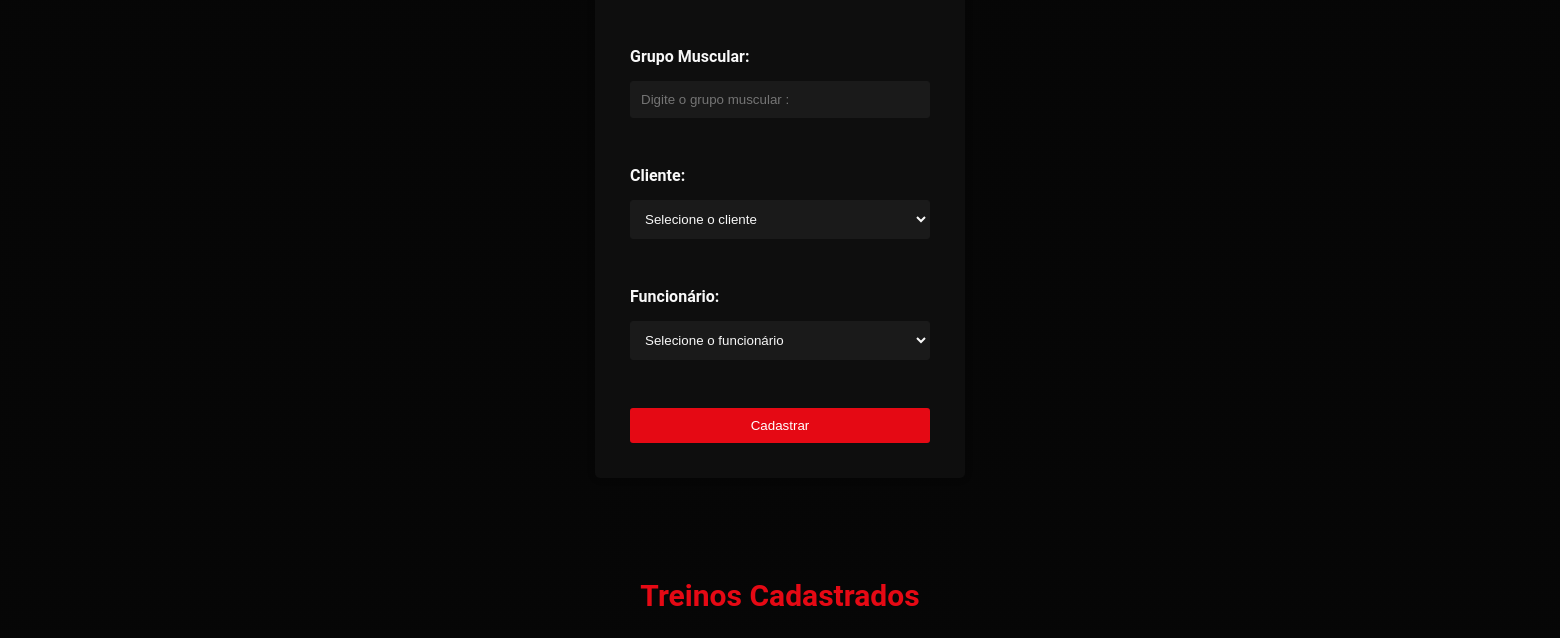
Before: /php/funcionario.php (signed in, lower part) with the older database file.
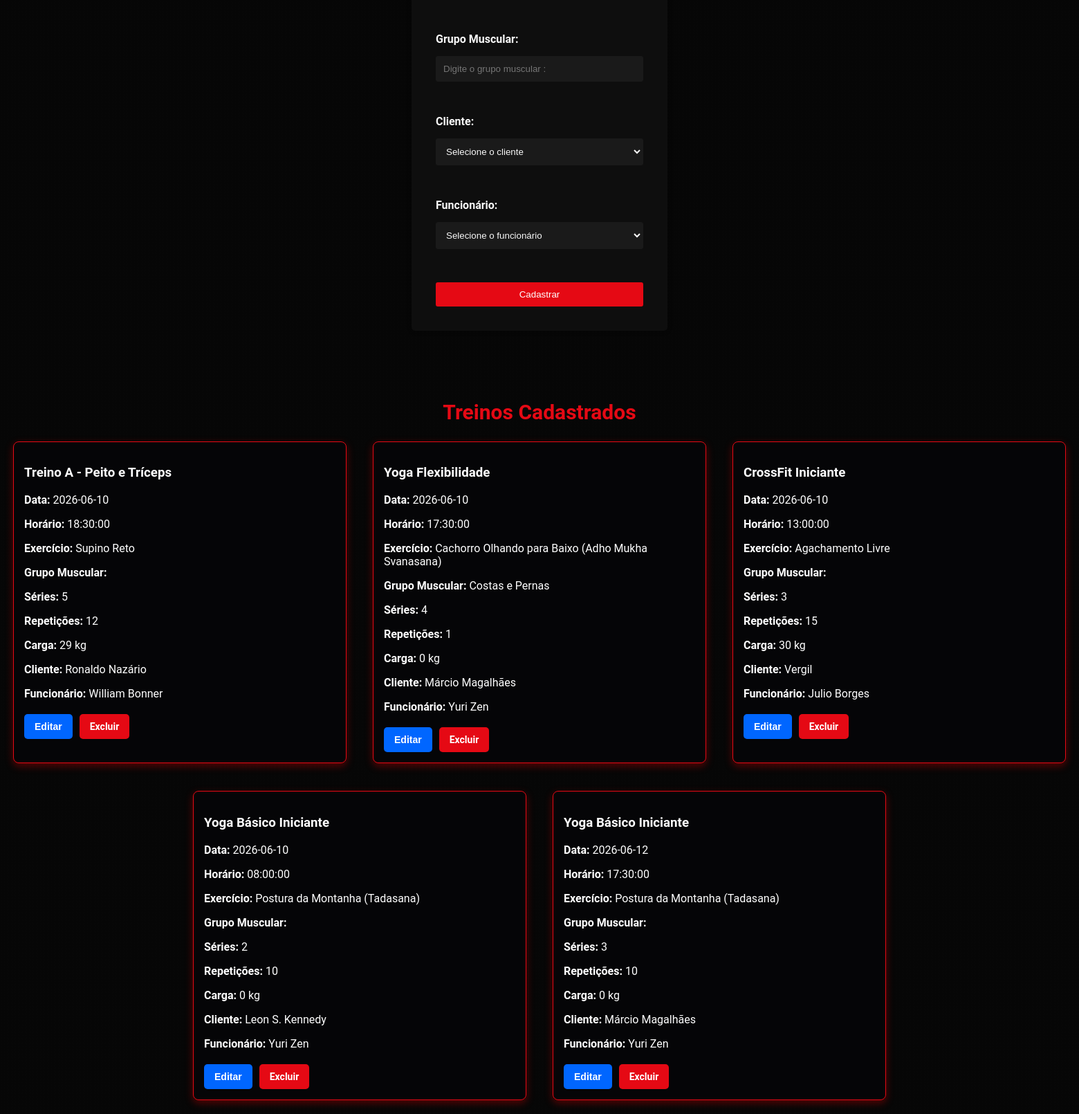
After: the same page with the newer database file.
### tables this page shows
CREATE TABLE `treinos` (
  `id_treino` int NOT NULL,
  `id_cliente` int NOT NULL,
  `id_funcionario` int NOT NULL,
  `data_inicio` date NOT NULL,
  `nome_treino` varchar(50) DEFAULT NULL,
  `horario` time NOT NULL
);

CREATE TABLE `cliente` (
  `id_cliente` int NOT NULL,
  `nome` varchar(255) NOT NULL,
  `cpf` varchar(14) NOT NULL,
  `data_nascimento` date NOT NULL,
  `telefone` varchar(20) DEFAULT NULL,
  `email` varchar(255) NOT NULL,
  `genero` varchar(20) NOT NULL,
  `modalidade` varchar(100) DEFAULT NULL,
  `id_endereco` int NOT NULL,
  `foto` mediumblob
);

### php/funcionario.php (the view, shortened to what the changed rows need)
<!DOCTYPE html>
<html lang="pt-br">
<head>
    <link href="../mobile.css" rel="stylesheet">
    <link rel="stylesheet" href="css/login.css">
    <link rel="stylesheet" href="css/treinos.css">
</head>
<body>
    <?php
    require "conecta.php";
    ?>
    <main class="main-funcionario">
        <h2>Treinos Cadastrados</h2>
        <div class="treinos-container">
            <?php
            $sql = "SELECT
                treinos.id_treino,
                treinos.nome_treino,
                treinos.data_inicio,
                treinos.horario,
                cliente.id_cliente,
                funcionário.id_funcionario,
                treinos_exercícios.id_treino_exercicio,
                exercícios.id_exercicio,
                exercícios.nome AS nome_exercicio,
                exercícios.grupo_muscular,
                treinos_exercícios.series,
                treinos_exercícios.repeticoes,
                treinos_exercícios.carga,
                cliente.nome AS nome_cliente,
                funcionário.nome AS nome_funcionario
            FROM treinos
            JOIN cliente
            ON treinos.id_cliente = cliente.id_cliente
            JOIN funcionário
            ON treinos.id_funcionario = funcionário.id_funcionario
            JOIN treinos_exercícios
            ON treinos.id_treino = treinos_exercícios.id_treino
            JOIN exercícios
            ON treinos_exercícios.id_exercicio = exercícios.id_exercicio;";
            $stmt = $pdo->prepare($sql);
            $stmt->execute();
            $treinos = $stmt->fetchAll(PDO::FETCH_ASSOC);
            foreach ($treinos as $treino) {
                echo "<div class='treino-container'>";
                echo "<div class='treino-item'>";
                echo "<h3>" . htmlspecialchars($treino['nome_treino']) . "</h3>";
                echo "<p><strong>Data:</strong> " . htmlspecialchars($treino['data_inicio']) . "</p>";
                echo "<p><strong>Horário:</strong> " . htmlspecialchars($treino['horario']) . "</p>";
                echo "<p><strong>Exercício:</strong> " . htmlspecialchars($treino['nome_exercicio']) . "</p>";
                echo "<p><strong>Grupo Muscular:</strong> " . htmlspecialchars($treino['grupo_muscular']) . "</p>";
                echo "<p><strong>Séries:</strong> " . htmlspecialchars($treino['series']) . "</p>";
                echo "<p><strong>Repetições:</strong> " . htmlspecialchars($treino['repeticoes']) . "</p>";
                echo "<p><strong>Carga:</strong> " . htmlspecialchars($treino['carga']) . " kg</p>";
                echo "<p><strong>Cliente:</strong> " . htmlspecialchars($treino['nome_cliente']) . "</p>";
                echo "<p><strong>Funcionário:</strong> " . htmlspecialchars($treino['nome_funcionario']) . "</p>";
                echo "<div class='acoes'>";
                echo "<button
                    type='button'
                    class='btn-editar'
                    onclick='abrirModal(
                        " . $treino['id_treino'] . ",
                        " . $treino['id_treino_exercicio'] . ",
                        `" . htmlspecialchars($treino['nome_treino'], ENT_QUOTES) . "`,
                        `" . $treino['data_inicio'] . "`,
                        `" . $treino['horario'] . "`,
                        " . $treino['series'] . ",
                        " . $treino['repeticoes'] . ",
                        " . $treino['carga'] . ",
                        " . $treino['id_cliente'] . ",
                        " . $treino['id_funcionario'] . ",
                        " . $treino['id_exercicio'] . "
                    )'>
                    Editar
                </button>";
                echo "<a
                    href='excluir_treino.php?id=" . $treino['id_treino'] . "'
                    class='btn-excluir'
                    onclick=\"return confirm('Deseja excluir este treino?')\">
                    Excluir
                </a>";
                echo "</div>";
                echo "</div>";
                echo "</div>";
            }
            ?>
    </main>
</body>
</html>

Changed rows visible on the page:
added treinos: nome_treino "Treino A - Peito e Tríceps", data_inicio "2026-06-10", horario "18:30:00", exercícios.nome "Supino Reto", treinos_exercícios.series "5", treinos_exercícios.repeticoes "12", treinos_exercícios.carga "29", id_cliente.nome "Ronaldo Nazário", id_funcionario.nome "William Bonner"
added treinos: nome_treino "Yoga Flexibilidade", data_inicio "2026-06-10", horario "17:30:00", exercícios.nome "Cachorro Olhando para Baixo (Adho Mukha Svanasana)", exercícios.grupo_muscular "Costas e Pernas", treinos_exercícios.series "4", treinos_exercícios.repeticoes "1", treinos_exercícios.carga "0", id_cliente.nome "Márcio Magalhães", id_funcionario.nome "Yuri Zen"
added treinos: nome_treino "CrossFit Iniciante", data_inicio "2026-06-10", horario "13:00:00", exercícios.nome "Agachamento Livre", treinos_exercícios.series "3", treinos_exercícios.repeticoes "15", treinos_exercícios.carga "30", id_cliente.nome "Vergil", id_funcionario.nome "Julio Borges"
added treinos: nome_treino "Yoga Básico Iniciante", data_inicio "2026-06-10", horario "08:00:00", exercícios.nome "Postura da Montanha (Tadasana)", treinos_exercícios.series "2", treinos_exercícios.repeticoes "10", treinos_exercícios.carga "0", id_cliente.nome "Leon S. Kennedy", id_funcionario.nome "Yuri Zen"
added treinos: nome_treino "Yoga Básico Iniciante", data_inicio "2026-06-12", horario "17:30:00", exercícios.nome "Postura da Montanha (Tadasana)", treinos_exercícios.series "3", treinos_exercícios.repeticoes "10", treinos_exercícios.carga "0", id_cliente.nome "Márcio Magalhães", id_funcionario.nome "Yuri Zen"
